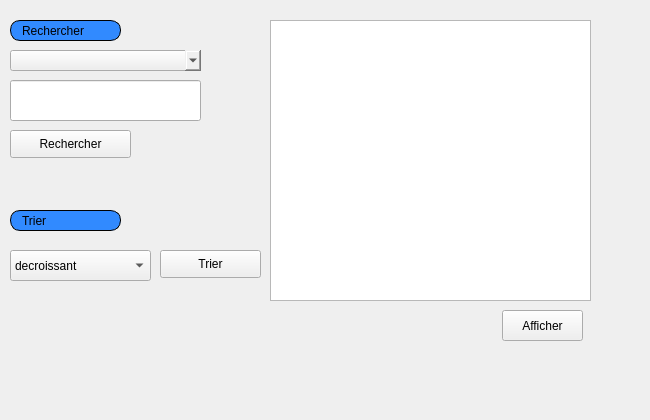
     <widget class="QWidget" name="tab_13">
      <attribute name="title">
       <string>Afficher</string>
      </attribute>
      <widget class="QComboBox" name="combobox_tri_employe">
       <property name="geometry">
        <rect>
         <x>10</x>
         <y>250</y>
         <width>141</width>
         <height>31</height>
        </rect>
       </property>
       <property name="styleSheet">
        <string notr="true">font: bold, &quot;Arial&quot;;;

QComboBox {
    margin-right: 20px;
}
QComboBox::drop-down {
    subcontrol-origin: margin;
}
font: bold, &quot;Arial&quot;
font: bold, &quot;Arial&quot;;;</string>
       </property>
       <item>
        <property name="text">
         <string>decroissant</string>
        </property>
        <property name="icon">
         <iconset resource="ressources.qrc">
          <normaloff>:/images/img/number.png</normaloff>:/images/img/number.png</iconset>
        </property>
       </item>
       <item>
        <property name="text">
         <string>Ordre alphabetique</string>
        </property>
        <property name="icon">
         <iconset resource="ressources.qrc">
          <normaloff>:/images/img/alpha.png</normaloff>:/images/img/alpha.png</iconset>
        </property>
       </item>
      </widget>
      <widget class="QTableView" name="tableView">
       <property name="geometry">
        <rect>
         <x>270</x>
         <y>20</y>
         <width>321</width>
         <height>281</height>
        </rect>
       </property>
      </widget>
      <widget class="QLabel" name="label_17">
       <property name="geometry">
        <rect>
         <x>10</x>
         <y>210</y>
         <width>111</width>
         <height>21</height>
        </rect>
       </property>
       <property name="styleSheet">
        <string notr="true">border: 1px solid black;
border-radius: 10px;
padding: 0 8px;
background: #318aff;
font: bold, &quot;Arial&quot;;;
text-align:center;
</string>
       </property>
       <property name="text">
        <string>Trier</string>
       </property>
      </widget>
      <widget class="QPushButton" name="pushButton_3">
       <property name="geometry">
        <rect>
         <x>502</x>
         <y>310</y>
         <width>81</width>
         <height>31</height>
        </rect>
       </property>
       <property name="styleSheet">
        <string notr="true">#pushButton_3{
font: bold, &quot;Arial&quot;;;     background-color: qlineargradient(x1: 0, y1: 0, x2: 0, y2: 1,
                                       stop: 0 #dadbde, stop: 1 #f6f7fa);
}
#pushButton_3:pressed {
font: bold, &quot;Arial&quot;;;     background-color: qlineargradient(x1: 0, y1: 0, x2: 0, y2: 1,
                                       stop: 0 #dadbde, stop: 1 #fff07b);


}</string>
       </property>
       <property name="text">
        <string>Afficher</string>
       </property>
       <property name="icon">
        <iconset resource="ressources.qrc">
         <normaloff>:/images/img/A.png</normaloff>:/images/img/A.png</iconset>
       </property>
      </widget>
      <widget class="QLabel" name="label_29">
       <property name="geometry">
        <rect>
         <x>10</x>
         <y>20</y>
         <width>111</width>
         <height>21</height>
        </rect>
       </property>
       <property name="styleSheet">
        <string notr="true">border: 1px solid black;
border-radius: 10px;
padding: 0 8px;
background: #318aff;
font: bold, &quot;Arial&quot;;;
text-align:center;
</string>
       </property>
       <property name="text">
        <string>Rechercher</string>
       </property>
      </widget>
      <widget class="QLabel" name="label_19">
       <property name="geometry">
        <rect>
         <x>0</x>
         <y>0</y>
         <width>641</width>
         <height>411</height>
        </rect>
       </property>
       <property name="text">
        <string/>
       </property>
       <property name="pixmap">
        <pixmap resource="ressources.qrc">:/images/img/imf.jpg</pixmap>
       </property>
       <property name="scaledContents">
        <bool>true</bool>
       </property>
      </widget>
      <widget class="QComboBox" name="recherche_employe_matricule">
       <property name="geometry">
        <rect>
         <x>10</x>
         <y>50</y>
         <width>211</width>
         <height>21</height>
        </rect>
       </property>
       <property name="styleSheet">
        <string notr="true">QComboBox {
    margin-right: 20px;
}
QComboBox::drop-down {
    subcontrol-origin: margin;
}</string>
       </property>
      </widget>
      <widget class="QPushButton" name="rechercher_employe">
       <property name="geometry">
        <rect>
         <x>10</x>
         <y>130</y>
         <width>121</width>
         <height>28</height>
        </rect>
       </property>
       <property name="styleSheet">
        <string notr="true">font: bold, &quot;Arial&quot;;;     background-color: qlineargradient(x1: 0, y1: 0, x2: 0, y2: 1,
                                       stop: 0 #dadbde, stop: 1 #f6f7fa);</string>
       </property>
       <property name="text">
        <string>Rechercher</string>
       </property>
       <property name="icon">
        <iconset resource="ressources.qrc">
         <normaloff>:/images/img/AP.png</normaloff>:/images/img/AP.png</iconset>
       </property>
      </widget>
      <widget class="QPushButton" name="Trier_employe">
       <property name="geometry">
        <rect>
         <x>160</x>
         <y>250</y>
         <width>101</width>
         <height>28</height>
        </rect>
       </property>
       <property name="styleSheet">
        <string notr="true">font: bold, &quot;Arial&quot;;;     background-color: qlineargradient(x1: 0, y1: 0, x2: 0, y2: 1,
                                       stop: 0 #dadbde, stop: 1 #f6f7fa);</string>
       </property>
       <property name="text">
        <string>Trier</string>
       </property>
       <property name="icon">
        <iconset resource="ressources.qrc">
         <normaloff>:/images/img/sort.png</normaloff>:/images/img/sort.png</iconset>
       </property>
      </widget>
      <widget class="QLineEdit" name="recherche_dynamique_employe">
       <property name="geometry">
        <rect>
         <x>10</x>
         <y>80</y>
         <width>191</width>
         <height>41</height>
        </rect>
       </property>
      </widget>
      <zorder>label_19</zorder>
      <zorder>combobox_tri_employe</zorder>
      <zorder>tableView</zorder>
      <zorder>label_17</zorder>
      <zorder>pushButton_3</zorder>
      <zorder>label_29</zorder>
      <zorder>recherche_employe_matricule</zorder>
      <zorder>rechercher_employe</zorder>
      <zorder>Trier_employe</zorder>
      <zorder>recherche_dynamique_employe</zorder>
     </widget>
